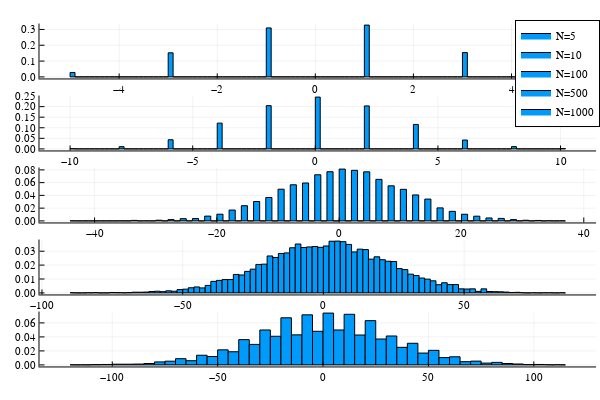

Notebook code for this chart:
### Code cell
ps = [histogram(X,normalize=:probability,bins=:sqrt,label="N=$N") for (X,N) in zip(Xs,Ns)]
plot(ps...,layout=(5,1))
